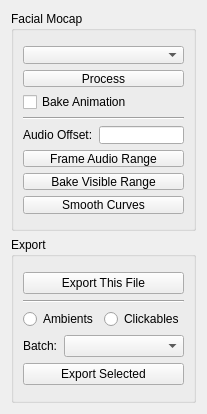
<?xml version="1.0" encoding="UTF-8"?>
<ui version="4.0">
 <class>Form</class>
 <widget class="QWidget" name="Form">
  <property name="geometry">
   <rect>
    <x>0</x>
    <y>0</y>
    <width>182</width>
    <height>414</height>
   </rect>
  </property>
  <property name="sizePolicy">
   <sizepolicy hsizetype="Preferred" vsizetype="MinimumExpanding">
    <horstretch>0</horstretch>
    <verstretch>0</verstretch>
   </sizepolicy>
  </property>
  <property name="minimumSize">
   <size>
    <width>0</width>
    <height>320</height>
   </size>
  </property>
  <property name="windowTitle">
   <string>Form</string>
  </property>
  <layout class="QVBoxLayout" name="verticalLayout">
   <item>
    <widget class="QGroupBox" name="groupBox_2">
     <property name="title">
      <string>Facial Mocap</string>
     </property>
     <layout class="QVBoxLayout" name="verticalLayout_3">
      <property name="topMargin">
       <number>15</number>
      </property>
      <property name="bottomMargin">
       <number>15</number>
      </property>
      <item>
       <widget class="QComboBox" name="heads_comboBox">
        <property name="toolTip">
         <string>Select a head</string>
        </property>
       </widget>
      </item>
      <item>
       <widget class="QPushButton" name="process_mocap_pushButton">
        <property name="toolTip">
         <string>Process mocap</string>
        </property>
        <property name="text">
         <string>Process</string>
        </property>
       </widget>
      </item>
      <item>
       <widget class="QCheckBox" name="bake_animation_checkBox">
        <property name="toolTip">
         <string>Automatically bake on process</string>
        </property>
        <property name="text">
         <string>Bake Animation</string>
        </property>
       </widget>
      </item>
      <item>
       <widget class="Line" name="line">
        <property name="orientation">
         <enum>Qt::Horizontal</enum>
        </property>
       </widget>
      </item>
      <item>
       <layout class="QHBoxLayout" name="horizontalLayout_2">
        <item>
         <widget class="QLabel" name="label_2">
          <property name="text">
           <string>Audio Offset:</string>
          </property>
         </widget>
        </item>
        <item>
         <widget class="QLineEdit" name="audio_offset_lineEdit"/>
        </item>
       </layout>
      </item>
      <item>
       <widget class="QPushButton" name="frame_audio_pushButton">
        <property name="toolTip">
         <string>Frames the audio range with 30 frame handle</string>
        </property>
        <property name="text">
         <string>Frame Audio Range</string>
        </property>
       </widget>
      </item>
      <item>
       <widget class="QPushButton" name="bake_visible_range_pushButton">
        <property name="toolTip">
         <string>Bake current visible range</string>
        </property>
        <property name="text">
         <string>Bake Visible Range</string>
        </property>
       </widget>
      </item>
      <item>
       <widget class="QPushButton" name="smooth_curves_pushButton">
        <property name="toolTip">
         <string>Smooth animtion curves</string>
        </property>
        <property name="text">
         <string>Smooth Curves</string>
        </property>
       </widget>
      </item>
     </layout>
    </widget>
   </item>
   <item>
    <widget class="QGroupBox" name="groupBox">
     <property name="title">
      <string>Export</string>
     </property>
     <layout class="QVBoxLayout" name="verticalLayout_2">
      <property name="topMargin">
       <number>15</number>
      </property>
      <property name="bottomMargin">
       <number>15</number>
      </property>
      <item>
       <widget class="QPushButton" name="export_file_pushButton">
        <property name="toolTip">
         <string>Export this file as FBX</string>
        </property>
        <property name="text">
         <string>Export This File</string>
        </property>
       </widget>
      </item>
      <item>
       <widget class="Line" name="line_2">
        <property name="orientation">
         <enum>Qt::Horizontal</enum>
        </property>
       </widget>
      </item>
      <item>
       <layout class="QHBoxLayout" name="horizontalLayout_3">
        <item>
         <widget class="QRadioButton" name="ambient_radioButton">
          <property name="toolTip">
           <string>Ambients directory</string>
          </property>
          <property name="text">
           <string>Ambients</string>
          </property>
         </widget>
        </item>
        <item>
         <widget class="QRadioButton" name="clickable_radioButton">
          <property name="toolTip">
           <string>Clickables directory</string>
          </property>
          <property name="text">
           <string>Clickables</string>
          </property>
         </widget>
        </item>
       </layout>
      </item>
      <item>
       <layout class="QHBoxLayout" name="horizontalLayout">
        <item>
         <widget class="QLabel" name="label">
          <property name="sizePolicy">
           <sizepolicy hsizetype="Minimum" vsizetype="Minimum">
            <horstretch>0</horstretch>
            <verstretch>0</verstretch>
           </sizepolicy>
          </property>
          <property name="maximumSize">
           <size>
            <width>35</width>
            <height>16777215</height>
           </size>
          </property>
          <property name="text">
           <string>Batch:</string>
          </property>
         </widget>
        </item>
        <item>
         <widget class="QComboBox" name="export_head_comboBox">
          <property name="toolTip">
           <string>Character selection for batch export</string>
          </property>
         </widget>
        </item>
       </layout>
      </item>
      <item>
       <widget class="QPushButton" name="batch_export_pushButton">
        <property name="toolTip">
         <string>Export selected character from selected directory</string>
        </property>
        <property name="text">
         <string>Export Selected</string>
        </property>
       </widget>
      </item>
     </layout>
    </widget>
   </item>
  </layout>
 </widget>
 <resources/>
 <connections/>
</ui>
